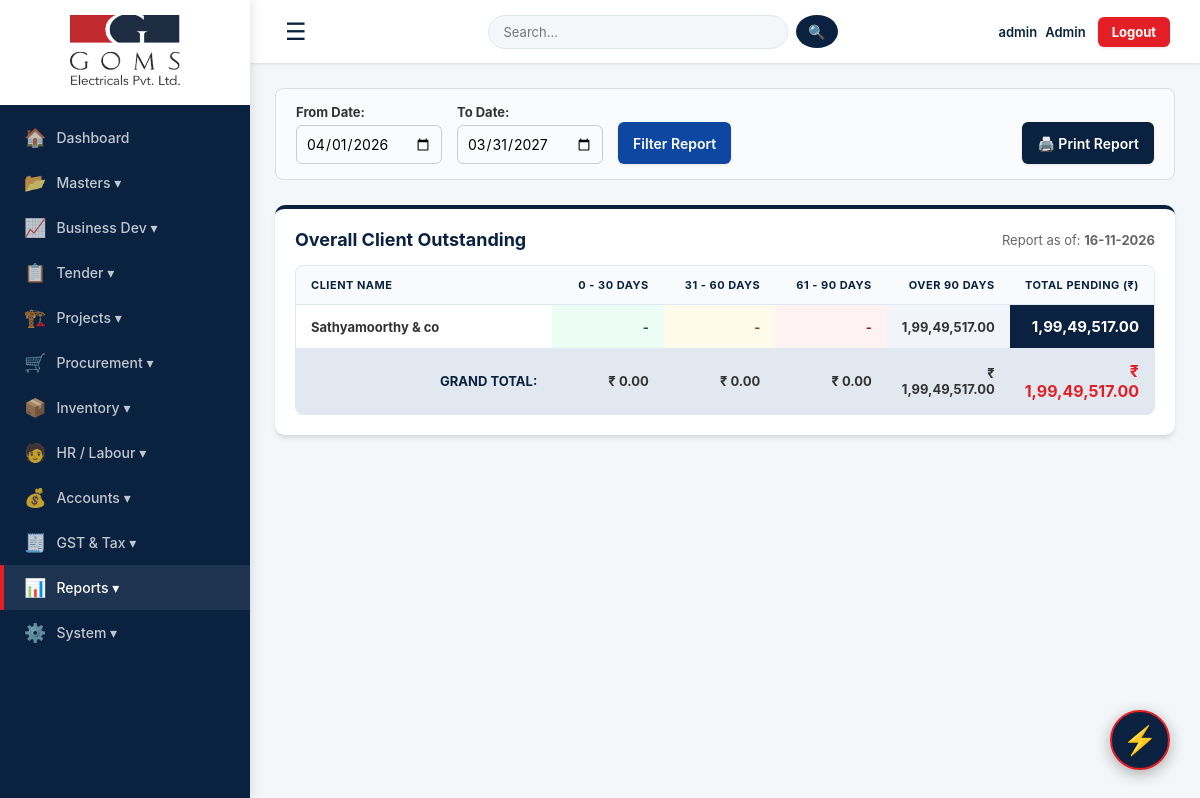
Before: /aging_report (signed in) with the older database file.
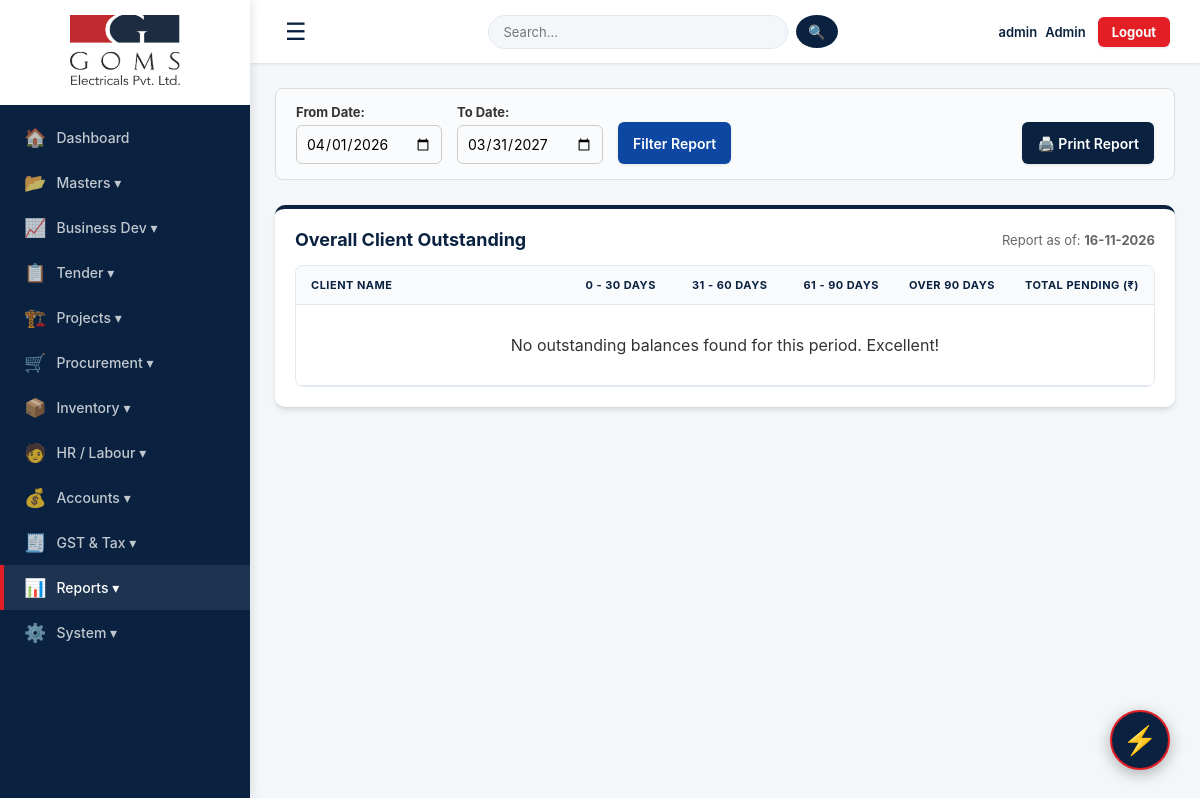
After: the same page with the newer database file.
### tables this page shows
CREATE TABLE parties (id INTEGER PRIMARY KEY AUTOINCREMENT, party_name TEXT NOT NULL, party_type TEXT NOT NULL, contact_number TEXT, email TEXT, gstin TEXT, address TEXT, opening_balance REAL DEFAULT 0, is_blocked INTEGER DEFAULT 0);

### app.py (the view)
@app.route("/aging_report")
def aging_report():
    if not session.get("username"): return redirect(url_for("login"))
    conn = get_db()
    today = datetime.now()
    fy_start_year = today.year if today.month >= 4 else today.year - 1
    start_date = request.args.get("start_date") or f"{fy_start_year}-04-01"
    end_date = request.args.get("end_date") or f"{fy_start_year + 1}-03-31"
    clients = conn.execute("SELECT DISTINCT party_name FROM parties WHERE party_type='Debtor' ORDER BY party_name").fetchall()
    report_data = []
    grand_totals = {"b_30": 0, "b_60": 0, "b_90": 0, "b_over": 0, "total": 0}
    for c in clients:
        client_name = c['party_name']
        p = conn.execute("SELECT opening_balance FROM parties WHERE TRIM(party_name)=TRIM(?)", (client_name,)).fetchone()
        party_ob = p['opening_balance'] if p else 0
        pre_bills = conn.execute("SELECT SUM(b.total_value) FROM bills b JOIN projects pr ON TRIM(b.project_name)=TRIM(pr.project_name) WHERE TRIM(pr.client_name)=TRIM(?) AND b.bill_date < ?", (client_name, start_date)).fetchone()[0] or 0
        pre_pays = conn.execute("SELECT SUM(amount) FROM accounts WHERE TRIM(paid_name)=TRIM(?) AND transaction_type IN ('Income', 'Credit Note') AND transaction_date < ?", (client_name, start_date)).fetchone()[0] or 0
        opening_balance = party_ob + pre_bills - pre_pays
        period_payments = conn.execute("SELECT SUM(amount) FROM accounts WHERE TRIM(paid_name)=TRIM(?) AND transaction_type IN ('Income', 'Credit Note') AND transaction_date >= ? AND transaction_date <= ?", (client_name, start_date, end_date)).fetchone()[0] or 0
        bills = conn.execute("""
            SELECT b.* FROM bills b JOIN projects pr ON TRIM(b.project_name)=TRIM(pr.project_name)
            WHERE TRIM(pr.client_name) = TRIM(?) AND b.bill_date >= ? AND b.bill_date <= ?
            ORDER BY b.bill_date ASC, b.id ASC
        """, (client_name, start_date, end_date)).fetchall()
        fifo_list = []
        if opening_balance > 0:
            fifo_list.append({"date": start_date, "amount": opening_balance, "is_ob": True})
        for b in bills:
            fifo_list.append({"date": b['bill_date'], "amount": b['total_value'] or 0, "is_ob": False})
        available_payment = period_payments + (abs(opening_balance) if opening_balance < 0 else 0)
        client_buckets = {"b_30": 0, "b_60": 0, "b_90": 0, "b_over": 0}
        client_total = 0
        for item in fifo_list:
            bill_amt = item['amount']
            outstanding = bill_amt
            if available_payment > 0:
                if available_payment >= bill_amt:
                    outstanding = 0
                    available_payment -= bill_amt
                else:
                    outstanding = bill_amt - available_payment
                    available_payment = 0
            if outstanding > 0.01:
                if item['is_ob']:
                    age_days = 999
                else:
                    try: age_days = (today - datetime.strptime(item['date'], '%Y-%m-%d')).days
                    except: age_days = 0
                if age_days <= 30: client_buckets["b_30"] += outstanding
                elif age_days <= 60: client_buckets["b_60"] += outstanding
                elif age_days <= 90: client_buckets["b_90"] += outstanding
                else: client_buckets["b_over"] += outstanding
                client_total += outstanding
        if client_total > 0.01:
            report_data.append({
                "client": client_name,
                "b_30": client_buckets["b_30"],
                "b_60": client_buckets["b_60"],
                "b_90": client_buckets["b_90"],
                "b_over": client_buckets["b_over"],
                "total": client_total
            })
            grand_totals["b_30"] += client_buckets["b_30"]
            grand_totals["b_60"] += client_buckets["b_60"]
            grand_totals["b_90"] += client_buckets["b_90"]
            grand_totals["b_over"] += client_buckets["b_over"]
            grand_totals["total"] += client_total
    report_data.sort(key=lambda x: x['total'], reverse=True)
    conn.close()
    return render_template("aging_report.html",
                           report_data=report_data,
                           grand_totals=grand_totals,
                           start_date=start_date,
                           end_date=end_date,
                           today=today.strftime('%d-%m-%Y'))

### app.py (called while the page is built, shortened)
@app.context_processor
def inject_permissions():
    role = session.get('role', 'Admin')
    return dict(is_admin_or_gm = role in ['Admin', 'GM'])

@app.after_request
def add_header(response):
    response.headers["Cache-Control"] = "no-cache, no-store, must-revalidate, public, max-age=0"
    response.headers["Pragma"] = "no-cache"
    response.headers["Expires"] = "0"
    return response

def get_db():
    conn = sqlite3.connect(DATABASE, timeout=20)
    conn.row_factory = sqlite3.Row
    return conn

@app.before_request
def restrict_access():
    if not session.get("username"): return
    role = session.get("role", "Admin")
    if role == "Admin": return # Admin-க்கு எல்லா அனுமதியும் உண்டு

### templates/aging_report.html (shortened to what this page needs)
{% extends "base.html" %}
{% block content %}
<div class="filter-card no-print">
    <form method="GET" style="display: flex; gap: 15px; align-items: flex-end; flex-wrap: wrap; width: 100%;">
        <div>
            <label style="margin-bottom: 5px; display: block; font-weight: bold;">From Date:</label>
            <input type="date" name="start_date" value="{{ start_date }}" style="padding: 9px; border-radius: 6px; border: 1px solid #ccc;">
        </div>
        <div>
            <label style="margin-bottom: 5px; display: block; font-weight: bold;">To Date:</label>
            <input type="date" name="end_date" value="{{ end_date }}" style="padding: 9px; border-radius: 6px; border: 1px solid #ccc;">
        </div>
        <button type="submit" class="btn" style="background: #0d47a1; padding: 10px 15px; height: 42px;">Filter Report</button>
        <button type="button" onclick="window.print()" class="btn" style="background: #0a2240; padding: 10px 15px; height: 42px; margin-left: auto;">🖨️ Print Report</button>
    </form>
</div>
<div class="card">
    <div style="display: flex; justify-content: space-between; align-items: center; margin-bottom: 15px;">
        <h3 style="margin: 0; border: none; padding: 0;">Overall Client Outstanding</h3>
        <span style="font-size: 13px; color: #666;">Report as of: <strong>{{ today }}</strong></span>
    </div>
    <div class="table-wrap">
        <table>
            <thead>
                <tr style="background: #f1f5f9;">
                    <th>Client Name</th>
                    <th style="text-align: right; width: 13%;">0 - 30 Days</th>
                    <th style="text-align: right; width: 13%;">31 - 60 Days</th>
                    <th style="text-align: right; width: 13%;">61 - 90 Days</th>
                    <th style="text-align: right; width: 13%;">Over 90 Days</th>
                    <th style="text-align: right; width: 15%;">Total Pending (₹)</th>
                </tr>
            </thead>
            <tbody>
                {% for c in report_data %}
                <tr>
                    <td><strong>{{ c.client }}</strong></td>
                    <td class="col-30" style="text-align: right;">{{ c.b_30 | inr if c.b_30 > 0 else '-' }}</td>
                    <td class="col-60" style="text-align: right;">{{ c.b_60 | inr if c.b_60 > 0 else '-' }}</td>
                    <td class="col-90" style="text-align: right;">{{ c.b_90 | inr if c.b_90 > 0 else '-' }}</td>
                    <td class="col-over" style="text-align: right;">{{ c.b_over | inr if c.b_over > 0 else '-' }}</td>
                    <td class="total-col" style="text-align: right;">{{ c.total | inr }}</td>
                </tr>
                {% else %}
                <tr><td colspan="6" style="text-align: center; padding: 30px; font-size: 16px;">No outstanding balances found for this period. Excellent!</td></tr>
                {% endfor %}
            </tbody>
            {% if report_data %}
            <tfoot>
                <tr style="background: #e2e8f0; font-weight: bold; font-size: 14px;">
                    <td style="text-align: right; color: #0a2240;">GRAND TOTAL:</td>
                    <td style="text-align: right;">₹ {{ grand_totals.b_30 | inr }}</td>
                    <td style="text-align: right;">₹ {{ grand_totals.b_60 | inr }}</td>
                    <td style="text-align: right;">₹ {{ grand_totals.b_90 | inr }}</td>
                    <td style="text-align: right;">₹ {{ grand_totals.b_over | inr }}</td>
                    <td style="text-align: right; font-size: 16px; color: #e31e24;">₹ {{ grand_totals.total | inr }}</td>
                </tr>
            </tfoot>
            {% endif %}
        </table>
    </div>
</div>
{% endblock %}

Changed rows visible on the page:
no longer on this page (row edited): parties: client "Sathyamoorthy & co", b_30|inr "-", b_60|inr "-", b_90|inr "-", b_over|inr "1,99,49,517.00", total|inr "1,99,49,517.00"
Other visible differences:
{{ grand_totals.b_30 | inr }}: "0.00" → (not shown)
{{ grand_totals.b_60 | inr }}: "0.00" → (not shown)
{{ grand_totals.b_90 | inr }}: "0.00" → (not shown)
{{ grand_totals.b_over | inr }}: "1,99,49,517.00" → (not shown)
{{ grand_totals.total | inr }}: "1,99,49,517.00" → (not shown)
text no longer shown: "GRAND TOTAL: ₹ ₹ ₹ ₹ ₹"
text now shown: "No outstanding balances found for this period. Excellent!"
